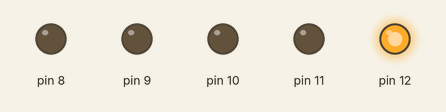
Recording of a sketch running on a simulated Arduino Uno, built with avr-gcc and run on an emulated ATmega328P. On the bench: output pins drawn as LEDs (lit = HIGH).

Above: at 0.02 s.
At 0.37 s:
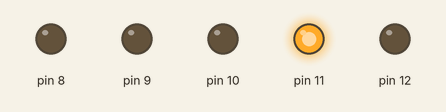
At 0.72 s:
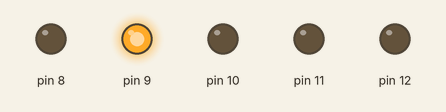
At 1.47 s:
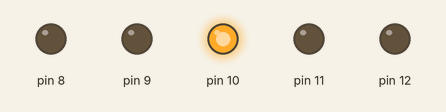
At 2.92 s:
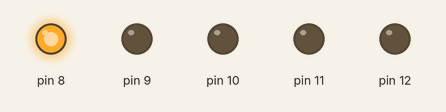
Timing chart, 0 to 3.2 s (numbered marks = the images above):
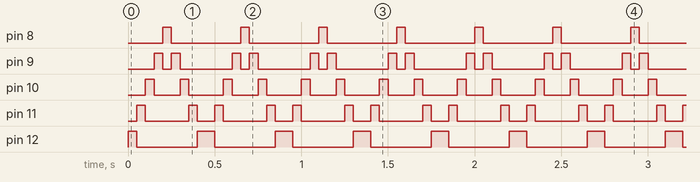

Measured:
- by itself, pin 8: alternates HIGH for 0.05 s and LOW for 0.40 s
- by itself, pin 9: repeats every 0.45 s: LOW 0.05 s, HIGH 0.05 s, LOW 0.30 s, HIGH 0.05 s
- by itself, pin 10: alternates HIGH for 0.05 s and LOW for 0.15 s
- by itself, pin 11: repeats every 0.45 s: LOW 0.25 s, HIGH 0.05 s, LOW 0.10 s, HIGH 0.05 s
- by itself, pin 12: alternates HIGH for 0.10 s and LOW for 0.35 s

The sketch:

PROJETO_SEMAFORO.ino
```cpp
void setup() {
  pinMode(12,OUTPUT);
  pinMode(11,OUTPUT);
  pinMode(10,OUTPUT);
  pinMode(9,OUTPUT);
  pinMode(8,OUTPUT);
}

void loop() {

  digitalWrite(12,HIGH);
  delay(50);
  digitalWrite(12,LOW);

  digitalWrite(11,HIGH);
  delay(50);
  digitalWrite(11,LOW);

  digitalWrite(10,HIGH);
  delay(50);
  digitalWrite(10,LOW);

  digitalWrite(9,HIGH);
  delay(50);
  digitalWrite(9,LOW);

  digitalWrite(8,HIGH);
  delay(50);
  digitalWrite(8,LOW);

  digitalWrite(9,HIGH);
  delay(50);
  digitalWrite(9,LOW);

    digitalWrite(10,HIGH);
  delay(50);
  digitalWrite(10,LOW);

    digitalWrite(11,HIGH);
  delay(50);
  digitalWrite(11,LOW);

    digitalWrite(12,HIGH);
  delay(50);
  digitalWrite(12,LOW);

}
```
